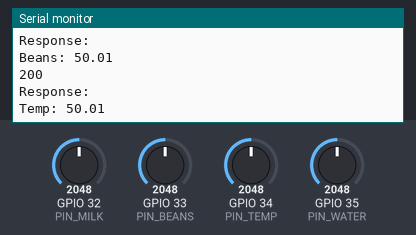
This sketch was run on a simulated ESP32. Parts: the last lines printed to the serial monitor. The test bench sets the inputs (shaded band); at power-on: GPIO 32 (PIN_MILK) = 2048, GPIO 33 (PIN_BEANS) = 2048, GPIO 34 (PIN_TEMP) = 2048, GPIO 35 (PIN_WATER) = 2048. WiFi joins after 1.5 s; servers stay silent unless stated; uploads are accepted with an empty reply; EEPROM starts erased.

Above: at 3.7 s.
3.8 s: GPIO 32 (PIN_MILK) set to 2866
11.9 s: GPIO 33 (PIN_BEANS) set to 2866
At 13.66 s:
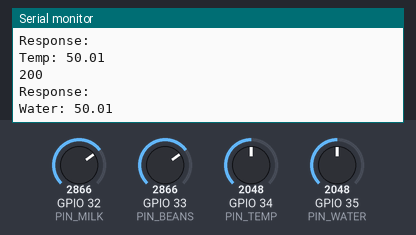
20.0 s: GPIO 34 (PIN_TEMP) set to 2866
At 24.66 s:
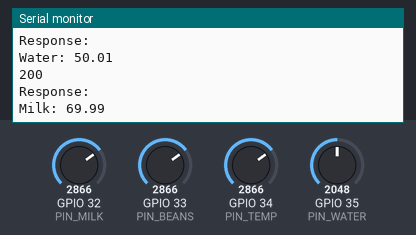
28.1 s: GPIO 35 (PIN_WATER) set to 2866
At 35.67 s:
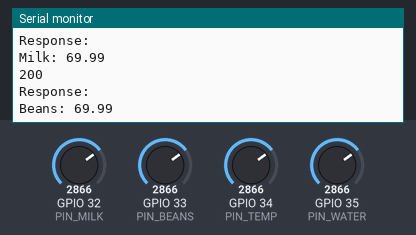
36.2 s: GPIO 32 (PIN_MILK) set to 3972
At 36.7 s:
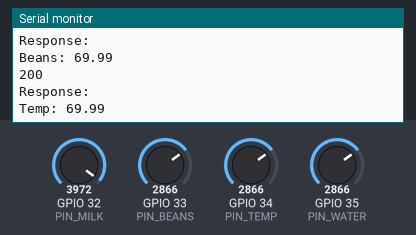
44.3 s: GPIO 33 (PIN_BEANS) set to 3972
At 46.07 s:
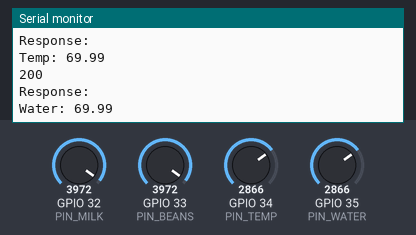
Timing chart, 0 to 47.6 s (numbered marks = the images above; inputs shaded):
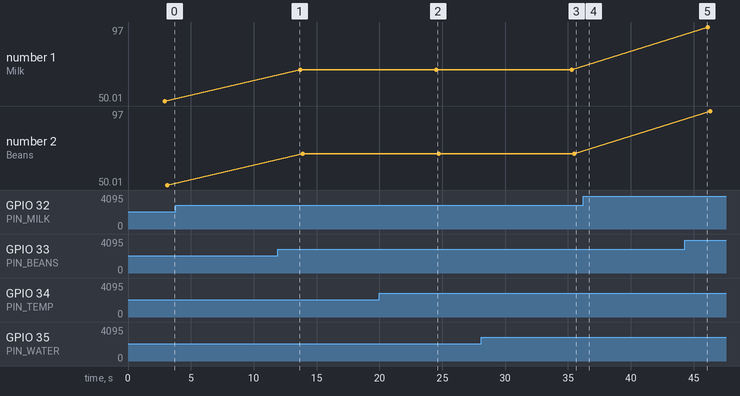

The sketch:

sketch.ino
```cpp
#include <WiFi.h>
#include <HTTPClient.h>
#include <Preferences.h>
#include <ArduinoJson.h>

#define WIFI_SSID "Wokwi-GUEST"
#define WIFI_PASS ""

#define SERVER_URL "https://ark-pzpi-23-4-fedkova-kateryna-lab4.onrender.com/api"

#define DEVICE_TITLE "ESP32-coffee-01"
#define ORG_ID 1
#define SENSOR_TYPE_LEVEL 1

#define PIN_TEMP  34
#define PIN_WATER 35
#define PIN_MILK  32
#define PIN_BEANS 33

#define MIN_VALUE 0.0
#define MAX_VALUE 100.0

Preferences prefs;
int deviceId = -1;

struct SensorConfig {
  const char* name;
  int pin;
  const char* sensorIdPref;
  float minValue;
  float maxValue;
  float criticalLow;
};

SensorConfig sensors[] = {
  { "Water", PIN_WATER, "sensor_water", 0, 100, 5 },
  { "Milk",  PIN_MILK,  "sensor_milk", 0, 100, 5 },
  { "Beans", PIN_BEANS, "sensor_beans", 0, 100, 5 },
  { "Temp",  PIN_TEMP,  "sensor_temp", 0, 100, -1 }
};

const int SENSOR_COUNT = sizeof(sensors) / sizeof(SensorConfig);

void connectWiFi() {
  WiFi.begin(WIFI_SSID, WIFI_PASS);
  Serial.print("Connecting to WiFi");

  while (WiFi.status() != WL_CONNECTED) {
    delay(500);
    Serial.print(".");
  }

  Serial.println("\nWiFi connected");
}

void registerDevice() {
  if (deviceId != -1) {
    Serial.println("Device already registered");
    return;
  }

  HTTPClient http;
  http.begin(String(SERVER_URL) + "/devices/");
  http.addHeader("Content-Type", "application/json");

  String body = "{";
  body += "\"title\":\"" DEVICE_TITLE "\",";
  body += "\"organisation\":" + String(ORG_ID);
  body += "}";

  int code = http.POST(body);

  Serial.print("HTTP response code: ");
  Serial.println(code);

  String response = http.getString();
  Serial.print("Server response: ");
  Serial.println(response);

  if (code == 201) {
    DynamicJsonDocument doc(512);
    deserializeJson(doc, response);

    deviceId = doc["device_id"];
    prefs.putInt("device_id", deviceId);

    Serial.print("Registered with device_id = ");
    Serial.println(deviceId);
  }

  http.end();
}

int registerSensor(const char* title, int sensorType) {
  HTTPClient http;
  http.begin(String(SERVER_URL) + "/sensors/");
  http.addHeader("Content-Type", "application/json");

  String payload = "{";
  payload += "\"title\":\"" + String(title) + "\",";
  payload += "\"unit\":\"%\",";
  payload += "\"min_value\":" + String(MIN_VALUE) + ",";
  payload += "\"max_value\":" + String(MAX_VALUE) + ",";
  payload += "\"device\":" + String(deviceId) + ",";
  payload += "\"sensor_type\":" + String(sensorType) + ",";
  payload += "\"organisation\":" + String(ORG_ID);
  payload += "}";

  int code = http.POST(payload);
  int sensorId = -1;

  Serial.print("HTTP code: ");
  Serial.println(code);

  String resp = http.getString();
  Serial.print("Server response: ");
  Serial.println(resp);

  if (code == 201) {
    StaticJsonDocument<128> doc;
    deserializeJson(doc, resp);
    sensorId = doc["sensor_id"];
    http.end();
    return sensorId;
  }

  http.end();
  return sensorId;
}

void registerAllSensors() {
  int successCount = 0;

  int waterId = registerSensor("Water level", SENSOR_TYPE_LEVEL);
  if (waterId > 0) {
    prefs.putInt("sensor_water", waterId);
    successCount++;
  }

  int milkId  = registerSensor("Milk level", SENSOR_TYPE_LEVEL);
  if (milkId > 0) {
    prefs.putInt("sensor_milk", milkId);
    successCount++;
  }

  int beansId = registerSensor("Beans level", SENSOR_TYPE_LEVEL);
  if (beansId > 0) {
    prefs.putInt("sensor_beans", beansId);
    successCount++;
  }

  int tempId  = registerSensor("Temperature", SENSOR_TYPE_LEVEL);
  if (tempId > 0) {
    prefs.putInt("sensor_temp", tempId);
    successCount++;
  }

  prefs.putInt("sensor_count", successCount);
  if (successCount == 4) {
    prefs.putBool("sensors_registered", true);
  } else {
    prefs.putBool("sensors_registered", false);
  }
}

void sendStatus() {
  if (deviceId == -1) return;

  HTTPClient http;
  http.begin(String(SERVER_URL) + "/devices/");
  http.addHeader("Content-Type", "application/json");

  String body = "{";
  body += "\"device_id\":" + String(deviceId);
  body += "}";

  http.POST(body);
  http.end();

  Serial.println("Status sent: online");
}

bool sendDeviceLog(int sensorId, float value) {
  HTTPClient http;
  http.begin(String(SERVER_URL) + "/device-logs/");
  http.addHeader("Content-Type", "application/json");

  String payload = "{";
  payload += "\"value\":" + String(round(value)) + ",";
  payload += "\"sensor\":" + String(sensorId) + ",";
  payload += "\"organisation\":" + String(ORG_ID);
  payload += "}";

  int code = http.POST(payload);
  String response = http.getString();
  Serial.println(code);
  Serial.print("Response: ");
  Serial.println(response);

  if (code == 200 || code == 201) {
    http.end();
    return true;
  }

  Serial.print("Log send failed, code: ");
  Serial.println(code);
  http.end();
  return false;
}

float readSensorValue(int pin, float maxValue) {
  int raw = analogRead(pin);
  if (raw < 0 || raw > 4095) return NAN;
  return raw * maxValue / 4095.0;
}

void checkAndSendEvent(int idx, float value) {
  SensorConfig& s = sensors[idx];

  if (s.criticalLow >= 0 && value < s.criticalLow) {
    sendEvent(String("WARNING! ") + s.name + " level is too low");
  }

  if (value > s.maxValue) {
    sendEvent(String("WARNING! ") + s.name + " level is too high");
  }
}

void processSensors() {
  for (int i = 0; i < SENSOR_COUNT; i++) {
    SensorConfig& s = sensors[i];

    float value = readSensorValue(s.pin, s.maxValue);
    if (!validValue(value, s.minValue, s.maxValue)) {
      sendEvent(String("Invalid value from ") + s.name + " sensor");
      continue;
    }

    sendDeviceLog(prefs.getInt(s.sensorIdPref), value);
    checkAndSendEvent(i, value);

    Serial.print(s.name);
    Serial.print(": ");
    Serial.println(value);
  }
}

bool validValue(float v, float minV, float maxV) {
  return !isnan(v) && v >= minV && v <= maxV;
}

bool sendEvent(const String& message) {
  HTTPClient http;
  http.begin(String(SERVER_URL) + "/events/");
  http.addHeader("Content-Type", "application/json");

  String payload = "{";
  payload += "\"message\":\"" + message + "\",";
  payload += "\"device\":" + String(deviceId) + ",";
  payload += "\"organisation\":" + String(ORG_ID);
  payload += "}";

  int code = http.POST(payload);
  String response = http.getString();
  Serial.println(code);
  Serial.print("Response: ");
  Serial.println(response);

  if (code == 200 || code == 201) {
    http.end();
    return true;
  }

  http.end();
  return false;
}

void setup() {
  Serial.begin(115200);

  prefs.begin("iot", false);
  deviceId = prefs.getInt("device_id", -1);

  connectWiFi();
  registerDevice();

  deviceId = prefs.getInt("device_id", -1);

  if (!prefs.getBool("sensors_registered", false) || prefs.getInt("sensor_count", 0) != 4) {
    registerAllSensors();
  }
}

void loop() {
  sendStatus();
  processSensors();
  delay(10000);
}
```

Measured:
- after the input at 28.1 s, the serial monitor: prints a new line after 7.0 s (image 3)
